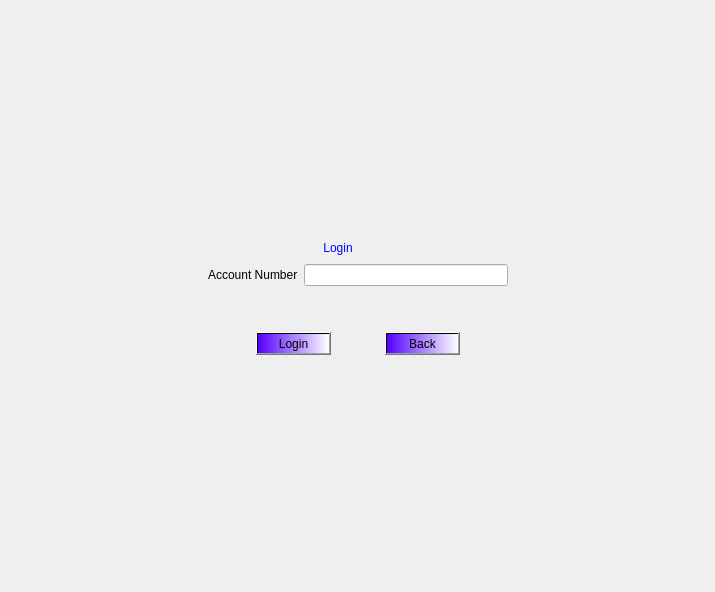
<?xml version="1.0" encoding="UTF-8"?>
<ui version="4.0">
 <class>Customer</class>
 <widget class="QDialog" name="Customer">
  <property name="geometry">
   <rect>
    <x>0</x>
    <y>0</y>
    <width>715</width>
    <height>592</height>
   </rect>
  </property>
  <property name="windowTitle">
   <string>Customer</string>
  </property>
  <layout class="QGridLayout" name="gridLayout">
   <item row="1" column="1" rowspan="3" colspan="2">
    <layout class="QVBoxLayout" name="verticalLayout_7">
     <item>
      <layout class="QHBoxLayout" name="horizontalLayout_3">
       <item>
        <spacer name="horizontalSpacer">
         <property name="orientation">
          <enum>Qt::Horizontal</enum>
         </property>
         <property name="sizeHint" stdset="0">
          <size>
           <width>115</width>
           <height>20</height>
          </size>
         </property>
        </spacer>
       </item>
       <item>
        <widget class="QLabel" name="label_3">
         <property name="styleSheet">
          <string notr="true">font: 14pt &quot;Times New Roman&quot;;</string>
         </property>
         <property name="text">
          <string>&lt;html&gt;&lt;head/&gt;&lt;body&gt;&lt;p align=&quot;center&quot;&gt;&lt;span style=&quot; color:#0000ff;&quot;&gt;Login&lt;/span&gt;&lt;/p&gt;&lt;/body&gt;&lt;/html&gt;</string>
         </property>
        </widget>
       </item>
       <item>
        <spacer name="horizontalSpacer_2">
         <property name="orientation">
          <enum>Qt::Horizontal</enum>
         </property>
         <property name="sizeHint" stdset="0">
          <size>
           <width>155</width>
           <height>20</height>
          </size>
         </property>
        </spacer>
       </item>
      </layout>
     </item>
     <item>
      <layout class="QVBoxLayout" name="verticalLayout_6">
       <item>
        <layout class="QVBoxLayout" name="verticalLayout">
         <item>
          <layout class="QHBoxLayout" name="horizontalLayout">
           <item>
            <widget class="QLabel" name="label">
             <property name="text">
              <string>Account Number</string>
             </property>
             <property name="buddy">
              <cstring>lineEdit_acc</cstring>
             </property>
            </widget>
           </item>
           <item>
            <widget class="QLineEdit" name="lineEdit_acc"/>
           </item>
          </layout>
         </item>
         <item>
          <layout class="QHBoxLayout" name="horizontalLayout_2"/>
         </item>
        </layout>
       </item>
       <item>
        <spacer name="verticalSpacer_15">
         <property name="orientation">
          <enum>Qt::Vertical</enum>
         </property>
         <property name="sizeHint" stdset="0">
          <size>
           <width>20</width>
           <height>40</height>
          </size>
         </property>
        </spacer>
       </item>
       <item>
        <layout class="QHBoxLayout" name="horizontalLayout_4">
         <item>
          <spacer name="horizontalSpacer_6">
           <property name="orientation">
            <enum>Qt::Horizontal</enum>
           </property>
           <property name="sizeHint" stdset="0">
            <size>
             <width>40</width>
             <height>20</height>
            </size>
           </property>
          </spacer>
         </item>
         <item>
          <widget class="QPushButton" name="pushButton_login">
           <property name="styleSheet">
            <string notr="true">background-color: qlineargradient(spread:pad, x1:0, y1:0, x2:1, y2:0, stop:0 rgba(85, 0, 255, 255), stop:1 rgba(255, 255, 255, 255));
color: rgb(0, 0, 0);
font: 11pt &quot;Times New Roman&quot;;</string>
           </property>
           <property name="text">
            <string>Login</string>
           </property>
          </widget>
         </item>
         <item>
          <spacer name="horizontalSpacer_5">
           <property name="orientation">
            <enum>Qt::Horizontal</enum>
           </property>
           <property name="sizeHint" stdset="0">
            <size>
             <width>40</width>
             <height>20</height>
            </size>
           </property>
          </spacer>
         </item>
         <item>
          <widget class="QPushButton" name="pushButton_back">
           <property name="styleSheet">
            <string notr="true">background-color: qlineargradient(spread:pad, x1:0, y1:0, x2:1, y2:0, stop:0 rgba(85, 0, 255, 255), stop:1 rgba(255, 255, 255, 255));
color: rgb(0, 0, 0);
font: 11pt &quot;Times New Roman&quot;;</string>
           </property>
           <property name="text">
            <string>Back</string>
           </property>
          </widget>
         </item>
         <item>
          <spacer name="horizontalSpacer_7">
           <property name="orientation">
            <enum>Qt::Horizontal</enum>
           </property>
           <property name="sizeHint" stdset="0">
            <size>
             <width>40</width>
             <height>20</height>
            </size>
           </property>
          </spacer>
         </item>
        </layout>
       </item>
      </layout>
     </item>
    </layout>
   </item>
   <item row="3" column="3">
    <spacer name="horizontalSpacer_4">
     <property name="orientation">
      <enum>Qt::Horizontal</enum>
     </property>
     <property name="sizeHint" stdset="0">
      <size>
       <width>165</width>
       <height>20</height>
      </size>
     </property>
    </spacer>
   </item>
   <item row="4" column="2">
    <spacer name="verticalSpacer_3">
     <property name="orientation">
      <enum>Qt::Vertical</enum>
     </property>
     <property name="sizeHint" stdset="0">
      <size>
       <width>20</width>
       <height>192</height>
      </size>
     </property>
    </spacer>
   </item>
   <item row="0" column="1">
    <spacer name="verticalSpacer_2">
     <property name="orientation">
      <enum>Qt::Vertical</enum>
     </property>
     <property name="sizeHint" stdset="0">
      <size>
       <width>20</width>
       <height>192</height>
      </size>
     </property>
    </spacer>
   </item>
   <item row="2" column="0">
    <spacer name="horizontalSpacer_3">
     <property name="orientation">
      <enum>Qt::Horizontal</enum>
     </property>
     <property name="sizeHint" stdset="0">
      <size>
       <width>166</width>
       <height>20</height>
      </size>
     </property>
    </spacer>
   </item>
  </layout>
 </widget>
 <resources/>
 <connections/>
</ui>
